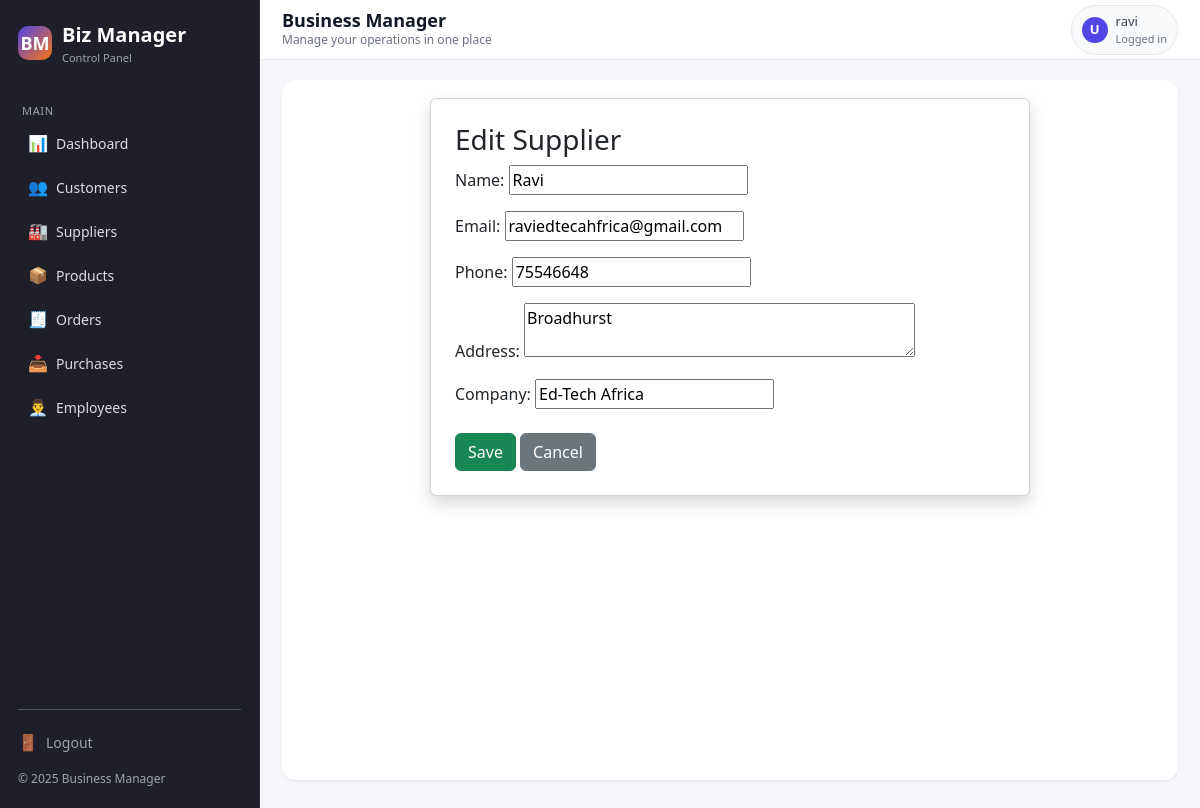
Page /crm/suppliers/1/edit/ (signed in) on the committed database.
### crm/models.py (models this page shows, shortened)
class Supplier(models.Model):
    name = models.CharField(max_length=200)
    email = models.EmailField(blank=True, null=True)
    phone = models.CharField(max_length=50, blank=True, null=True)
    address = models.TextField(blank=True, null=True)
    company = models.CharField(max_length=200, blank=True, null=True)
    created_at = models.DateTimeField(auto_now_add=True)

### crm/views.py (the view)
# urls.py: path("suppliers/<int:pk>/edit/", views.supplier_update, name="supplier_update"),
@login_required
def supplier_update(request, pk):
    supplier = get_object_or_404(Supplier, pk=pk)
    if request.method == "POST":
        form = SupplierForm(request.POST, instance=supplier)
        if form.is_valid():
            form.save()
            return redirect("supplier_list")
    else:
        form = SupplierForm(instance=supplier)
    return render(request, "crm/supplier_form.html", {"form": form, "title": "Edit Supplier"})

### crm/forms.py
class SupplierForm(forms.ModelForm):
    class Meta:
        model = Supplier
        fields = ["name", "email", "phone", "address", "company"]
        widgets = {
            "address": forms.Textarea(attrs={"rows": 2}),
        }

### templates/crm/supplier_form.html (shortened to what this page needs)
{% extends "base.html" %}
{% block content %}
<div class="card shadow p-4" style="max-width: 600px; margin:auto;">
    <h3>{{ title }}</h3>
    <form method="post">
        {{ form.as_p }}
        <button class="btn btn-success mt-2">Save</button>
        <a href="{% url 'supplier_list' %}" class="btn btn-secondary mt-2">Cancel</a>
    </form>
</div>
{% endblock %}

### templates/base.html (shortened to what this page needs)
<!DOCTYPE html>
<html lang="en">
<head>
    <link href="https://cdn.jsdelivr.net/npm/bootstrap@5.3.2/dist/css/bootstrap.min.css" rel="stylesheet">
</head>
<body>
<div class="app-layout">
    <aside class="sidebar" id="sidebar">
        <div class="sidebar-brand">
            <div class="sidebar-logo">BM</div>
            <div>
                <p class="sidebar-title">Biz Manager</p>
                <p class="sidebar-subtitle">Control Panel</p>
            </div>
        </div>
        <p class="sidebar-section-label">Main</p>
        <ul class="sidebar-nav">
            <li class="sidebar-nav-item">
                <a href="{% url 'dashboard' %}" class="sidebar-nav-link">
                    <span class="icon">📊</span>
                    <span>Dashboard</span>
                </a>
            </li>
            <li class="sidebar-nav-item">
                <a href="/crm/customers/" class="sidebar-nav-link">
                    <span class="icon">👥</span>
                    <span>Customers</span>
                </a>
            </li>
            <li class="sidebar-nav-item">
                <a href="/crm/suppliers/" class="sidebar-nav-link">
                    <span class="icon">🏭</span>
                    <span>Suppliers</span>
                </a>
            </li>
            <li class="sidebar-nav-item">
                <a href="/inventory/" class="sidebar-nav-link">
                    <span class="icon">📦</span>
                    <span>Products</span>
                </a>
            </li>
            <li class="sidebar-nav-item">
                <a href="/sales/orders/" class="sidebar-nav-link">
                    <span class="icon">🧾</span>
                    <span>Orders</span>
                </a>
            </li>
            <li class="sidebar-nav-item">
                <a href="{% url 'sales_documents_dashboard' %}" class="sidebar-nav-link">
                    <span class="icon">📥</span>
                    <span>Purchases</span>
                </a>
            </li>
            <li class="sidebar-nav-item">
                <a href="/hr/employees/" class="sidebar-nav-link">
                    <span class="icon">👨‍💼</span>
                    <span>Employees</span>
                </a>
            </li>
        </ul>
        <div class="sidebar-divider"></div>
        <div class="sidebar-footer">
            <div class="mb-2">
                <a href="{% url 'logout' %}" class="sidebar-nav-link" style="padding-left: 0;">
                    <span class="icon">🚪</span>
                    <span>Logout</span>
                </a>
            </div>
            <div>© {% now "Y" %} Business Manager</div>
        </div>
    </aside>
    <div class="main-wrapper">
        <header class="topbar">
            <div class="topbar-left">
                <h1>{% block page_heading %}Business Manager{% endblock %}</h1>
                <small>{% block page_subtitle %}Manage your operations in one place{% endblock %}</small>
            </div>
            <div class="topbar-right">
                <div class="topbar-user">
                    <div class="topbar-user-avatar">
                        {{ request.user.first_name|default:"U"|first|upper }}
                    </div>
                    <div>
                        <div style="font-weight: 500;">
                            {{ request.user.get_full_name|default:request.user.username }}
                        </div>
                        <div style="font-size: 11px; color: #6b7280;">
                            Logged in
                        </div>
                    </div>
                </div>
            </div>
        </header>
        <main class="content">
            <div class="content-inner">
                {% block content %}{% endblock %}
            </div>
        </main>
    </div>
</div>
</body>
</html>

### rows in the picture
Supplier: name "Ravi", email "raviedtecahfrica@gmail.com", phone "75546648", address "Broadhurst", company "Ed-Tech Africa"

### other values in the picture
{{ request.user.first_name|default:"U"|first|upper }} "U"
{{ request.user.get_full_name|default:request.user.username }} "ravi"
{{ title }} "Edit Supplier"
